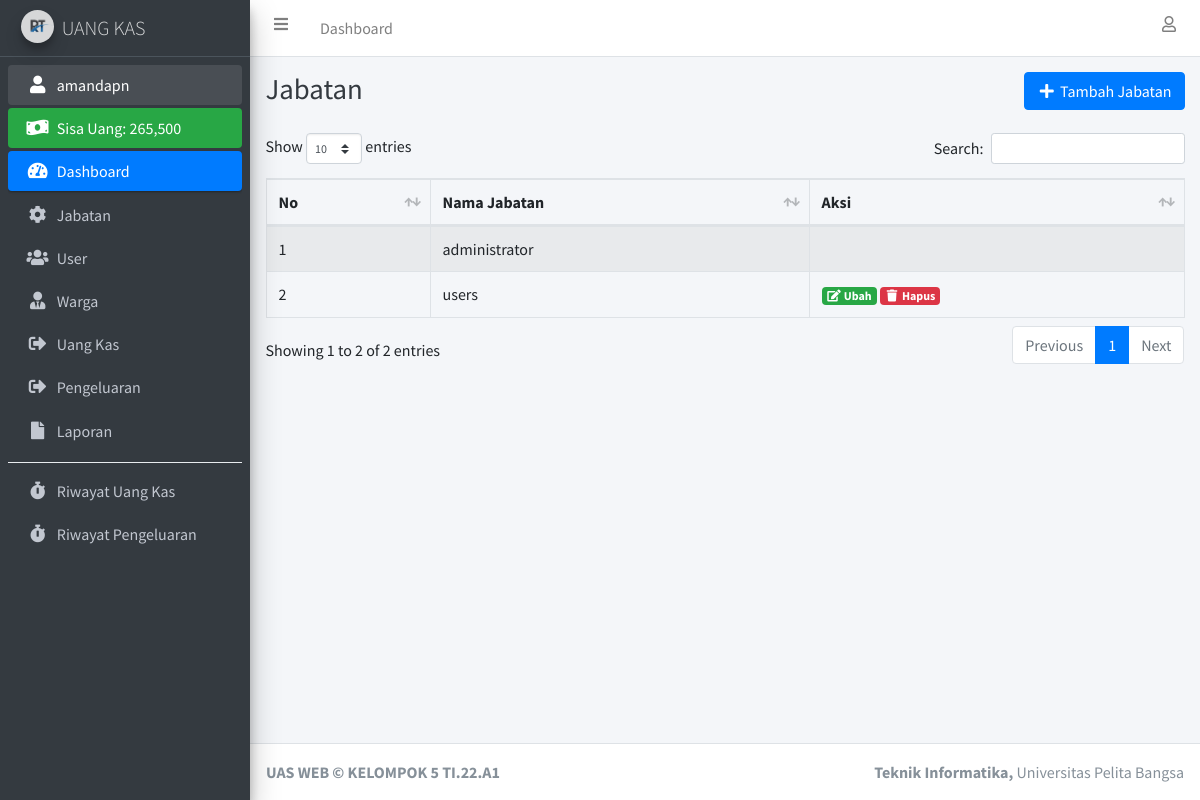
The page /jabatan.php (signed in) on the database its author committed.
### tables this page shows
CREATE TABLE `user` (
  `id_user` int(11) NOT NULL,
  `nama_lengkap` varchar(100) NOT NULL,
  `username` varchar(100) NOT NULL,
  `password` varchar(255) NOT NULL,
  `id_jabatan` int(11) NOT NULL
);

CREATE TABLE `jabatan` (
  `id_jabatan` int(11) NOT NULL,
  `nama_jabatan` varchar(100) NOT NULL
);

### connection.php (called while the page is built, shortened)
<?php
	$host		= "localhost";
	$username	= "root";
	$password	= "";
	$database	= "db_kas_rt";
	$conn 		= mysqli_connect($host, $username, $password, $database);
if (isset($_SESSION['id_user'])) {
	function dataUser() {
		global $conn;
		$id_user = $_SESSION['id_user'];
		return mysqli_fetch_assoc(mysqli_query($conn, "SELECT * FROM user INNER JOIN jabatan ON user.id_jabatan = jabatan.id_jabatan WHERE id_user = '$id_user'"));
	}
}

### jabatan.php (the view, shortened to what this page needs)
<?php
  require 'connection.php';
  $jabatan = mysqli_query($conn, "SELECT * FROM jabatan");
?>
<!DOCTYPE html>
<html>
<head>
  <?php include 'include/css.php'; ?>
</head>
<body class="hold-transition sidebar-mini layout-fixed">
<div class="wrapper">
  <?php include 'include/navbar.php'; ?>
  <?php include 'include/sidebar.php'; ?>
  <div class="content-wrapper">
    <div class="content-header">
      <div class="container-fluid">
        <div class="row justify-content-center mb-2">
          <div class="col-sm text-left">
            <h1 class="m-0 text-dark">Jabatan</h1>
          </div>
          <div class="col-sm text-right">
            <button type="button" class="btn btn-primary" data-toggle="modal" data-target="#tambahJabatanModal"><i class="fas fa-fw fa-plus"></i> Tambah Jabatan</button>
          </div>
        </div>
      </div>
    </div>
    <section class="content">
      <div class="container-fluid">
        <div class="row">
          <div class="col-lg">
            <div class="table-responsive">
              <table class="table table-striped table-hover table-bordered" id="table_id">
                <thead>
                  <tr>
                    <th>No</th>
                    <th>Nama Jabatan</th>
                    <th>Aksi</th>
                  </tr>
                </thead>
                <tbody>
                  <?php $i = 1; ?>
                  <?php foreach ($jabatan as $dj): ?>
                    <tr>
                      <td><?= $i++; ?></td>
                      <td><?= $dj['nama_jabatan']; ?></td>
                      <td>
                        <?php if ($dj['id_jabatan'] !== '1'): ?>
                          <a href="ubah_jabatan.php?id_jabatan=<?= $dj['id_jabatan']; ?>" class="badge badge-success" data-toggle="modal" data-target="#editJabatanModal<?= $dj['id_jabatan']; ?>">
                            <i class="fas fa-fw fa-edit"></i> Ubah
                          </a>
                          <a data-nama="<?= $dj['nama_jabatan']; ?>" class="btn-delete badge badge-danger" href="hapus_jabatan.php?id_jabatan=<?= $dj['id_jabatan']; ?>"><i class="fas fa-fw fa-trash"></i> Hapus</a>
                        <?php endif ?>
                      </td>
                    </tr>
                  <?php endforeach ?>
                </tbody>
              </table>
            </div>
          </div>
        </div>
      </div>
    </section>
  </div>
  <?php
  require 'footer.php';
  ?>
</div>
</body>
</html>

### include/sidebar.php
<?php
  $dataUser = dataUser();
  $jml_pengeluaran = mysqli_fetch_assoc(mysqli_query($conn, "SELECT sum(jumlah_pengeluaran) as jml_pengeluaran FROM pengeluaran"));
  $jml_pengeluaran = $jml_pengeluaran['jml_pengeluaran'];
  $jml_uang_kas = mysqli_fetch_assoc(mysqli_query($conn, "SELECT sum(minggu_ke_1 + minggu_ke_2 + minggu_ke_3 + minggu_ke_4) as jml_uang_kas FROM uang_kas"));
  $jml_uang_kas = $jml_uang_kas['jml_uang_kas'];
?>
<aside class="main-sidebar sidebar-dark-primary elevation-4">
  <a href="index.php" class="brand-link">
    <img src="assets/img/img_properties/logo1.jpg" alt="AdminLTE Logo" class="brand-image img-circle elevation-3" style="opacity: .8">
    <span class="brand-text font-weight-light">UANG KAS</span>
  </a>
  <div class="sidebar">
    <nav class="mt-2">
      <ul class="nav nav-pills nav-sidebar flex-column" data-widget="treeview" role="menu" data-accordion="false">
        <li class="nav-item has-treeview menu-open">
          <a href="profile.php" class="nav-link"><i class="nav-icon fas fa-fw fa-user"></i> <p><?= $dataUser['username']; ?></p></a>
        </li>
        <li class="nav-item">
          <div class="bg-success nav-link text-white">
            <i class="nav-icon fas fa-money-bill-wave"></i>
            <p>
              Sisa Uang: <?= number_format($jml_uang_kas - $jml_pengeluaran); ?>
            </p>
          </div>
        </li>
        <li class="nav-item has-treeview menu-open">
          <a href="index.php" class="nav-link active">
            <i class="nav-icon fas fa-tachometer-alt"></i>
            <p>
              Dashboard
            </p>
          </a>
        </li>
        <?php if ($dataUser['id_jabatan'] == '1'): ?>
          <li class="nav-item">
            <a href="jabatan.php" class="nav-link">
              <i class="nav-icon fas fa-cog"></i>
              <p>
                Jabatan
              </p>
            </a>
          </li>
          <li class="nav-item">
            <a href="user.php" class="nav-link">
              <i class="nav-icon fas fa-users"></i>
              <p>
                User
              </p>
            </a>
          </li>
        <?php endif ?>
        <li class="nav-item">
          <a href="warga.php" class="nav-link">
            <i class="fas fa-user-tie nav-icon"></i>
            <p>Warga</p>
          </a>
        </li>
        <li class="nav-item">
          <a href="uang_kas.php" class="nav-link">
            <i class="fas fa-sign-out-alt nav-icon"></i>
            <p>Uang Kas</p>
          </a>
        </li>
        <li class="nav-item">
          <a href="pengeluaran.php" class="nav-link">
            <i class="fas fa-sign-out-alt nav-icon"></i>
            <p>Pengeluaran</p>
          </a>
        </li>
        <li class="nav-item">
          <a href="laporan.php" class="nav-link">
            <i class="fas fa-file nav-icon"></i>
            <p>Laporan</p>
          </a>
        </li>
        <div class="dropdown-divider"></div>
        <li class="nav-item">
          <a href="riwayat.php" class="nav-link">
            <i class="fas fa-stopwatch nav-icon"></i>
            <p>Riwayat Uang Kas</p>
          </a>
        </li>
        <li class="nav-item">
          <a href="riwayat_pengeluaran.php" class="nav-link">
            <i class="fas fa-stopwatch nav-icon"></i>
            <p>Riwayat Pengeluaran</p>
          </a>
        </li>
      </ul>
    </nav>
  </div>
</aside>

### rows shown on the page
user: username "amandapn"
jabatan: nama_jabatan "administrator"
jabatan: nama_jabatan "users"

### other values the page prints
$jml_uang_kas - $jml_pengeluaran "265,500"
